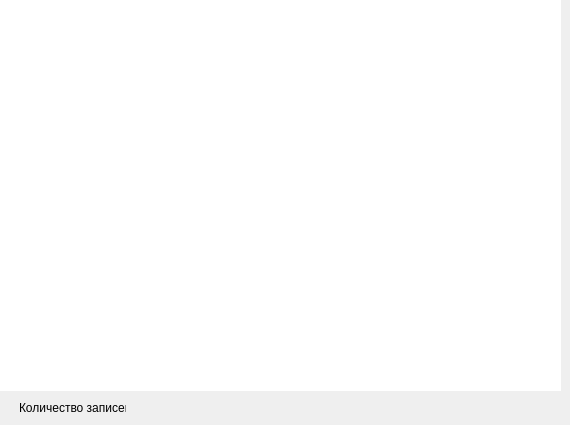
     <widget class="QWidget" name="tab_5">
      <attribute name="title">
       <string>Запросы</string>
      </attribute>
      <widget class="QTableWidget" name="tableWidget">
       <property name="geometry">
        <rect>
         <x>0</x>
         <y>0</y>
         <width>561</width>
         <height>391</height>
        </rect>
       </property>
       <property name="styleSheet">
        <string notr="true">QTableWidget {	
background-color: white;
border:none;
selection-background-color:#b3b7c4;}

QHeaderView:section{
font:8pt &quot;Trebuchet MS&quot;;
color:rgb(39,39,45);
border: none;

}
QHeaderView{
background-color: white;
}
</string>
       </property>
       <attribute name="horizontalHeaderDefaultSectionSize">
        <number>120</number>
       </attribute>
      </widget>
      <widget class="QLabel" name="label_34">
       <property name="geometry">
        <rect>
         <x>130</x>
         <y>400</y>
         <width>16</width>
         <height>16</height>
        </rect>
       </property>
       <property name="text">
        <string/>
       </property>
      </widget>
      <widget class="QLabel" name="label_35">
       <property name="geometry">
        <rect>
         <x>19</x>
         <y>400</y>
         <width>107</width>
         <height>16</height>
        </rect>
       </property>
       <property name="text">
        <string>Количество записей:</string>
       </property>
      </widget>
     </widget>
